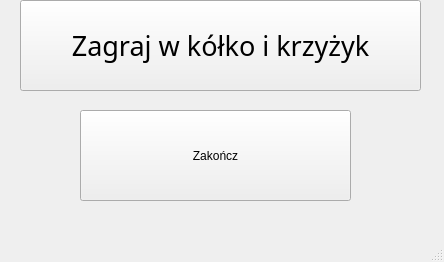
<?xml version="1.0" encoding="UTF-8"?>
<ui version="4.0">
 <class>menu</class>
 <widget class="QMainWindow" name="menu">
  <property name="geometry">
   <rect>
    <x>0</x>
    <y>0</y>
    <width>444</width>
    <height>262</height>
   </rect>
  </property>
  <property name="windowTitle">
   <string>menu</string>
  </property>
  <widget class="QWidget" name="centralwidget">
   <widget class="QPushButton" name="pushButton">
    <property name="geometry">
     <rect>
      <x>20</x>
      <y>0</y>
      <width>401</width>
      <height>91</height>
     </rect>
    </property>
    <property name="font">
     <font>
      <family>Showcard Gothic</family>
      <pointsize>20</pointsize>
     </font>
    </property>
    <property name="text">
     <string>Zagraj w kółko i krzyżyk</string>
    </property>
   </widget>
   <widget class="QPushButton" name="pushButton_2">
    <property name="geometry">
     <rect>
      <x>80</x>
      <y>110</y>
      <width>271</width>
      <height>91</height>
     </rect>
    </property>
    <property name="text">
     <string>Zakończ</string>
    </property>
   </widget>
  </widget>
  <widget class="QMenuBar" name="menubar">
   <property name="geometry">
    <rect>
     <x>0</x>
     <y>0</y>
     <width>444</width>
     <height>21</height>
    </rect>
   </property>
  </widget>
  <widget class="QStatusBar" name="statusbar"/>
 </widget>
 <resources/>
 <connections/>
</ui>
